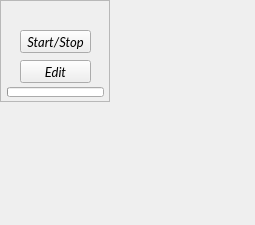
<?xml version="1.0" encoding="UTF-8"?>
<ui version="4.0">
 <class>Cell</class>
 <widget class="QWidget" name="Cell">
  <property name="geometry">
   <rect>
    <x>0</x>
    <y>0</y>
    <width>255</width>
    <height>225</height>
   </rect>
  </property>
  <property name="sizePolicy">
   <sizepolicy hsizetype="Preferred" vsizetype="Preferred">
    <horstretch>1</horstretch>
    <verstretch>1</verstretch>
   </sizepolicy>
  </property>
  <property name="minimumSize">
   <size>
    <width>120</width>
    <height>112</height>
   </size>
  </property>
  <property name="font">
   <font>
    <family>Lato</family>
   </font>
  </property>
  <property name="windowTitle">
   <string>Form</string>
  </property>
  <widget class="QFrame" name="cell_frame">
   <property name="geometry">
    <rect>
     <x>0</x>
     <y>0</y>
     <width>110</width>
     <height>102</height>
    </rect>
   </property>
   <property name="sizePolicy">
    <sizepolicy hsizetype="Maximum" vsizetype="Maximum">
     <horstretch>0</horstretch>
     <verstretch>0</verstretch>
    </sizepolicy>
   </property>
   <property name="styleSheet">
    <string notr="true">#frame {border: 0px;
	background-color: rgb(217, 217, 217);
border-radius: 10px;}</string>
   </property>
   <property name="frameShape">
    <enum>QFrame::StyledPanel</enum>
   </property>
   <property name="frameShadow">
    <enum>QFrame::Raised</enum>
   </property>
   <widget class="QLabel" name="clip_name">
    <property name="geometry">
     <rect>
      <x>5</x>
      <y>6</y>
      <width>102</width>
      <height>20</height>
     </rect>
    </property>
    <property name="font">
     <font>
      <family>Lato</family>
      <pointsize>12</pointsize>
      <weight>75</weight>
      <italic>true</italic>
      <bold>true</bold>
     </font>
    </property>
    <property name="text">
     <string/>
    </property>
    <property name="alignment">
     <set>Qt::AlignCenter</set>
    </property>
   </widget>
   <widget class="QProgressBar" name="clip_position">
    <property name="geometry">
     <rect>
      <x>7</x>
      <y>87</y>
      <width>97</width>
      <height>10</height>
     </rect>
    </property>
    <property name="maximum">
     <number>97</number>
    </property>
    <property name="value">
     <number>0</number>
    </property>
    <property name="textVisible">
     <bool>false</bool>
    </property>
   </widget>
   <widget class="QPushButton" name="edit">
    <property name="geometry">
     <rect>
      <x>20</x>
      <y>60</y>
      <width>71</width>
      <height>23</height>
     </rect>
    </property>
    <property name="font">
     <font>
      <family>Lato</family>
      <pointsize>10</pointsize>
      <weight>50</weight>
      <italic>true</italic>
      <bold>false</bold>
     </font>
    </property>
    <property name="text">
     <string>Edit</string>
    </property>
   </widget>
   <widget class="QPushButton" name="start_stop">
    <property name="geometry">
     <rect>
      <x>20</x>
      <y>30</y>
      <width>71</width>
      <height>23</height>
     </rect>
    </property>
    <property name="font">
     <font>
      <family>Lato</family>
      <pointsize>10</pointsize>
      <weight>50</weight>
      <italic>true</italic>
      <bold>false</bold>
     </font>
    </property>
    <property name="text">
     <string>Start/Stop</string>
    </property>
   </widget>
  </widget>
 </widget>
 <resources/>
 <connections/>
</ui>
